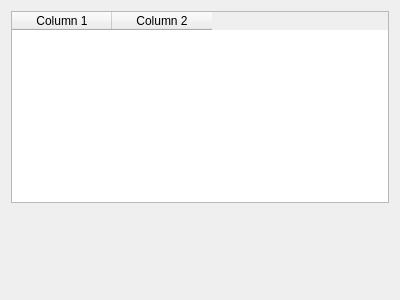
<?xml version="1.0" encoding="UTF-8"?>
<ui version="4.0">
 <class>Test_Widget</class>
 <widget class="QWidget" name="Test_Widget">
  <property name="geometry">
   <rect>
    <x>0</x>
    <y>0</y>
    <width>400</width>
    <height>300</height>
   </rect>
  </property>
  <property name="windowTitle">
   <string>Form</string>
  </property>
  <layout class="QVBoxLayout" name="verticalLayout">
   <item>
    <widget class="QTableWidget" name="tableWidget">
     <property name="sizePolicy">
      <sizepolicy hsizetype="Expanding" vsizetype="Expanding">
       <horstretch>0</horstretch>
       <verstretch>0</verstretch>
      </sizepolicy>
     </property>
     <attribute name="horizontalHeaderStretchLastSection">
      <bool>false</bool>
     </attribute>
     <attribute name="verticalHeaderStretchLastSection">
      <bool>false</bool>
     </attribute>
     <column>
      <property name="text">
       <string>Column 1</string>
      </property>
     </column>
     <column>
      <property name="text">
       <string>Column 2</string>
      </property>
     </column>
    </widget>
   </item>
   <item>
    <spacer name="verticalSpacer">
     <property name="orientation">
      <enum>Qt::Orientation::Vertical</enum>
     </property>
     <property name="sizeHint" stdset="0">
      <size>
       <width>20</width>
       <height>40</height>
      </size>
     </property>
    </spacer>
   </item>
  </layout>
 </widget>
 <resources/>
 <connections/>
</ui>
